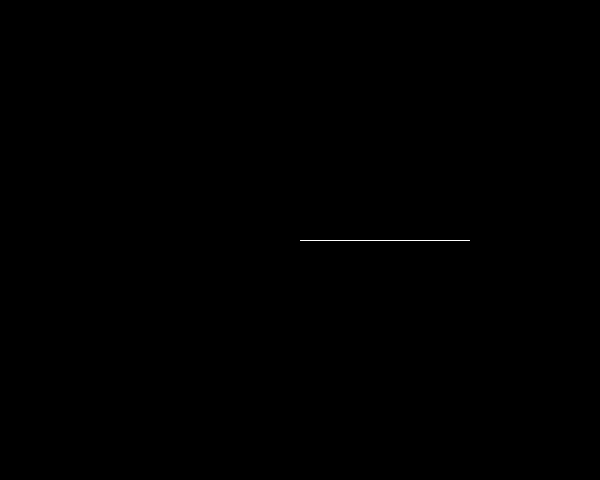
Frame 1 (no input)
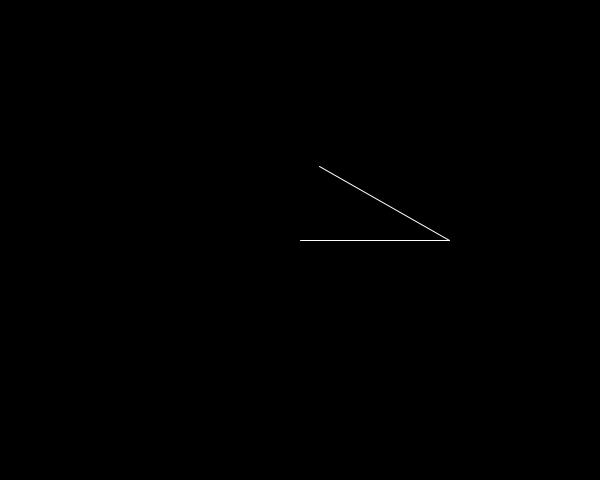
Frame 60 (the mouse pressed at the canvas centre just before this capture)
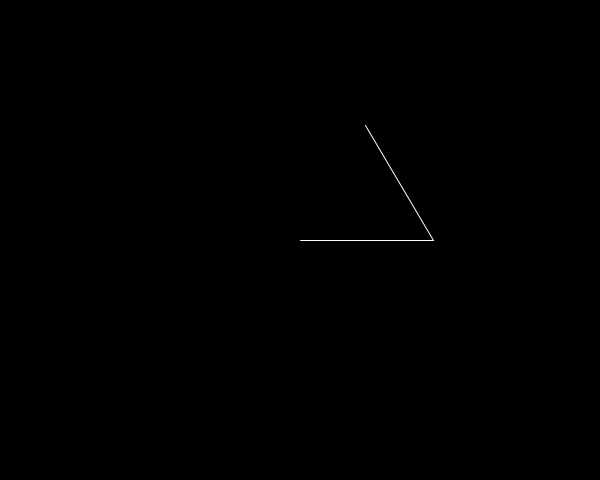
Frame 120 (the mouse held since frame 60 and released just before this capture)

The Processing sketch that drew these frames (run headless with seeded random() and noise(); from frame 60 on, the mouse is pressed at the canvas centre):

// Processing sketch: processing_98193
// ── processing_98193.pde

float angle = 0;
float angleinc = 0.5;
float zoomfactor = 1;
int numiterations = 10;
DragonCurve d;

void setup() {
  size(600,480);
  smooth();
  frameRate(60);
  background(0);
  d = new DragonCurve();
}
void draw() {
  if (d.getCount() < numiterations) {
    background(0);
  pushMatrix();
  translate(width/2, height/2); //
  d.render(zoomfactor);
  popMatrix();
    if ( angle <= 90) {
      pushMatrix();
      translate(width/2+d.getEndx()*d.getScale()/zoomfactor, height/2+d.getEndy()*d.getScale()/zoomfactor);
      rotate(radians(angle));
      translate(-d.getEndx()*d.getScale()/zoomfactor, -d.getEndy()*d.getScale()/zoomfactor);
      d.render(zoomfactor);
      popMatrix();
      angle += angleinc;
      zoomfactor += (sqrt(2)-1)*angleinc/90;
    }
    else {
      //delay(500);
      angle = 0;
      zoomfactor = 1;
      d.nextLevel();
      //println("finished computing next iteration");
    }
  }

  if (d.getCount() >= numiterations) {
    background(0);
    pushMatrix();
    translate(width/2, height/2);
    d.render(zoomfactor);
    popMatrix();

    if ( angle <= 90) {
      pushMatrix();
      translate(width/2+d.getEndx()*d.getScale()/zoomfactor, height/2+d.getEndy()*d.getScale()/zoomfactor);
      rotate(radians(angle));
      translate(-d.getEndx()*d.getScale()/zoomfactor, -d.getEndy()*d.getScale()/zoomfactor);
      d.render(zoomfactor);
      popMatrix();
      angle += angleinc;
      zoomfactor += (sqrt(2)-1)*angleinc/90;
    }
    else {
      pushMatrix();
      translate(width/2+d.getEndx()*d.getScale()/zoomfactor, height/2+d.getEndy()*d.getScale()/zoomfactor);
      rotate(radians(90));
      translate(-d.getEndx()*d.getScale()/zoomfactor, -d.getEndy()*d.getScale()/zoomfactor);
      d.render(zoomfactor);
      popMatrix();
      angle = 0;
      zoomfactor = 1;
      d.nextLevel();
      noLoop();
    }
  }
}


class DragonCurve {
  Point start; // Starting point of the curve.
  Point end; // Last point on curve. Rotation point.
  ArrayList lines; //A list of lines in the curve
  ArrayList turnseq; //Keeps track of turn direction in the curve with a sequence of ints (1 = R, -1 = L)
  int count; //Keeps track of what iteration the curve is at. Could also be useful for scaling purposes
  float scale;

  DragonCurve() {
    start = new Point(0, 0); //always stays at this point
    end = new Point(1, 0); //rotation point
    lines = new ArrayList();
    turnseq = new ArrayList();
    restart();
  }

  void restart() {
    count = 0;    //Reset count
    scale = min(width/2, height/2)/sqrt(2);
    start.x = 0; 
    start.y = 0;
    end.x = 1; 
    end.y = 0;
    lines.clear();
    lines.add(new DragonLine(start, end));
    turnseq.clear(); //2^(iter #) - 1 total entries. Starts out with single entry. Always one iteration ahead of lines array.
    turnseq.add(1);
  }
  int getCount() {
    return count;
  }
  float getScale() {
    return scale;
  }
  float getEndx() {
    return end.x;
  }
  float getEndy() {
    return end.y;
  }


  void nextLevel() {
    lines = iterate(lines);
    turnseq = addturns(turnseq);
    count++;
  }

  void render(float zoomfactor) {

    for (int i=0; i < lines.size(); i++) {
      DragonLine l = (DragonLine)lines.get(i);
      //l.render(scale/zoomfactor, (floor(log(i+1)/log(2))));
        l.render(scale/zoomfactor);
    }
  }
  void printTurns() {
    for (int i=0; i < turnseq.size(); i++) {
      if ((Integer)turnseq.get(i) == 1) {
        println("R");
      }
      else {
        println("L");
      }
    }
  }

  ArrayList addturns(ArrayList before) {
    // -1 = L, 1 = R
    ArrayList now = new ArrayList();
    now.add(1);
    for (int i=before.size()-1; i >=0; i--) {
      now.add(0, before.get(i));
      now.add(-((Integer) before.get(i)));
    }
    return now;
  }

  ArrayList iterate(ArrayList before) {
    ArrayList now = new ArrayList(before);
    float A; 
    float B;
    int pivot = before.size();
    //Compute extra lines
    for (int i=pivot; i< 2*pivot; i++) {
      Point tempP1 = ((DragonLine) now.get(i-1)).end();
      A = tempP1.x + ((Integer)turnseq.get(i-1))*((DragonLine) now.get(i-1)).yslope();
      B = tempP1.y - ((Integer)turnseq.get(i-1))*((DragonLine) now.get(i-1)).xslope();
      Point tempP2 = new Point(A, B);
      now.add(new DragonLine( tempP1, tempP2 ));
    }
    //update ending point
    end = ((DragonLine) now.get(now.size()-1)).end();
    //scale down by sqrt(2)
    scale = scale/sqrt(2);
    return now;
  }
}


class DragonLine { 

  Point a, b;

  DragonLine(Point a_, Point b_) {
    a = a_.copy();
    b = b_.copy();
  }


//  void render(float scale_, int linecolor) {
//    colorMode(RGB, 255);
//    stroke(255);
//    line(a.x*scale_, a.y*scale_, b.x*scale_, b.y*scale_);
//  }

  void render(float scale_) {
    colorMode(RGB, 255);
    stroke(255);
    line(a.x*scale_, a.y*scale_, b.x*scale_, b.y*scale_);
  }

  Point start() {
    return a.copy();
  }
  Point end() {
    return b.copy();
  }
  float xslope() {
    return b.x - a.x;
  }
  float yslope() {
    return b.y - a.y;
  }
  DragonLine copy() {
    return new DragonLine(a, b);
  }
}



class Point {
  float x, y;

  Point(float x_, float y_) {
    x = x_;
    y = y_;
  }

  Point copy() {
    return new Point(x, y);
  }
}
